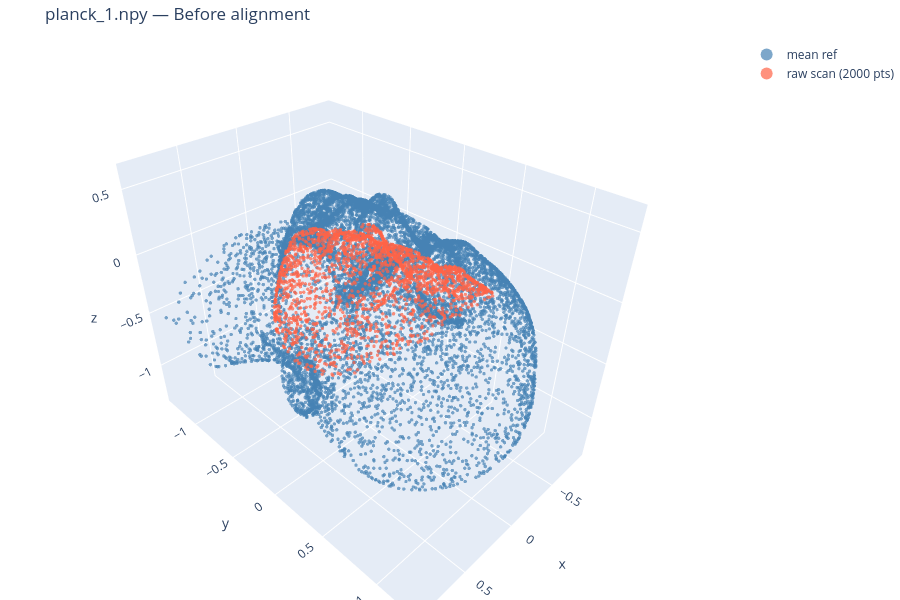
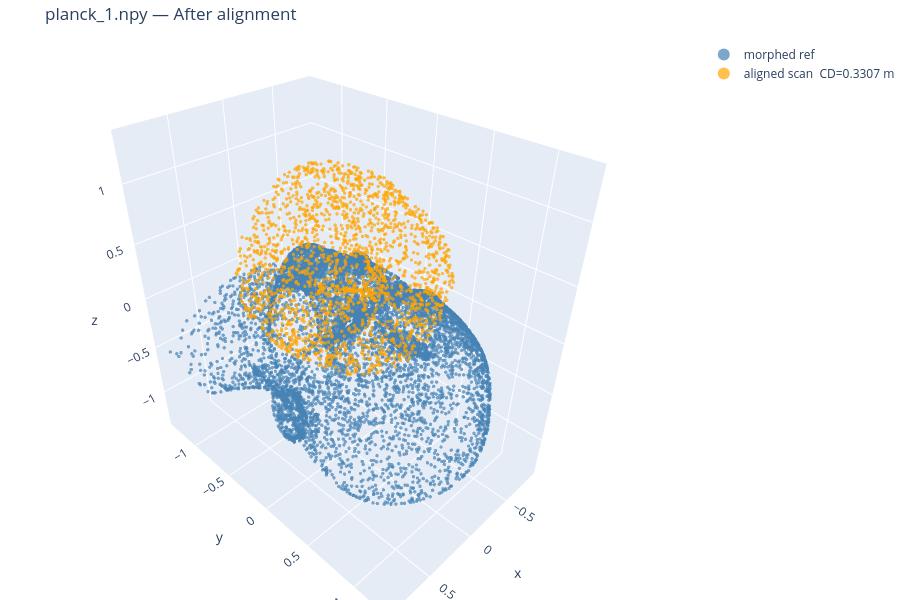
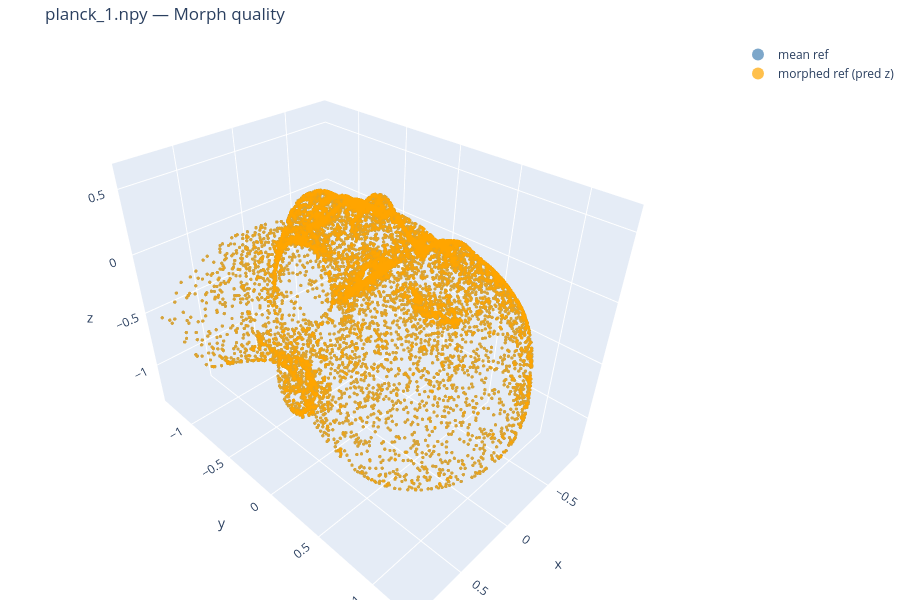

Notebook code for these charts, in order:
### Code cell
r = results.get(VIZ_SCAN)
assert r is not None,  f'{VIZ_SCAN!r} not found in results — check the name'
assert r['error'] is None, f'{VIZ_SCAN} failed inference: {r["error"]}'

cd = r['chamfer']
print(f'Visualising: {VIZ_SCAN}  ({r["n_src"]} pts)  CD={cd:.4f} m')

# ── Before alignment ──────────────────────────────────────────────────────────
show_pcd(
    [pcd_trace(r['mean_ref'], 'steelblue', 'mean ref'),
     pcd_trace(r['src_raw'],  'tomato',    f'raw scan ({r["n_src"]} pts)')],
    title=f'{VIZ_SCAN} — Before alignment',
)

# ── After alignment ───────────────────────────────────────────────────────────
show_pcd(
    [pcd_trace(r['morphed_ref'], 'steelblue', 'morphed ref'),
     pcd_trace(r['src_aligned'], 'orange',    f'aligned scan  CD={cd:.4f} m')],
    title=f'{VIZ_SCAN} — After alignment',
)

# ── Morph quality ─────────────────────────────────────────────────────────────
show_pcd(
    [pcd_trace(r['mean_ref'],    'steelblue', 'mean ref'),
     pcd_trace(r['morphed_ref'], 'orange',  'morphed ref (pred z)')],
    title=f'{VIZ_SCAN} — Morph quality',
)

### Figure 1 — Plotly figure (JSON) as saved in the notebook; plotly's stock layout.template omitted (floating-point values rounded to 4 significant figures; data arrays with more than 128 entries replaced by an {"elided": "..."} marker saying what was removed)
{"data": [{"marker": {"color": "steelblue", "opacity": 0.7, "size": 2}, "mode": "markers", "name": "mean ref", "type": "scatter3d", "x": {"elided": "10788 float values"}, "y": {"elided": "10788 float values"}, "z": {"elided": "10788 float values"}}, {"marker": {"color": "tomato", "opacity": 0.7, "size": 2}, "mode": "markers", "name": "raw scan (2000 pts)", "type": "scatter3d", "x": {"elided": "2000 float values"}, "y": {"elided": "2000 float values"}, "z": {"elided": "2000 float values"}}], "layout": {"height": 600, "legend": {"itemsizing": "constant"}, "margin": {"b": 0, "l": 0, "r": 0, "t": 40}, "scene": {"aspectmode": "data"}, "title": {"text": "planck_1.npy — Before alignment"}}}

### Figure 2 — Plotly figure (JSON) as saved in the notebook; plotly's stock layout.template omitted (floating-point values rounded to 4 significant figures; data arrays with more than 128 entries replaced by an {"elided": "..."} marker saying what was removed)
{"data": [{"marker": {"color": "steelblue", "opacity": 0.7, "size": 2}, "mode": "markers", "name": "morphed ref", "type": "scatter3d", "x": {"elided": "10788 float values"}, "y": {"elided": "10788 float values"}, "z": {"elided": "10788 float values"}}, {"marker": {"color": "orange", "opacity": 0.7, "size": 2}, "mode": "markers", "name": "aligned scan  CD=0.3307 m", "type": "scatter3d", "x": {"elided": "2000 float values"}, "y": {"elided": "2000 float values"}, "z": {"elided": "2000 float values"}}], "layout": {"height": 600, "legend": {"itemsizing": "constant"}, "margin": {"b": 0, "l": 0, "r": 0, "t": 40}, "scene": {"aspectmode": "data"}, "title": {"text": "planck_1.npy — After alignment"}}}

### Figure 3 — Plotly figure (JSON) as saved in the notebook; plotly's stock layout.template omitted (floating-point values rounded to 4 significant figures; data arrays with more than 128 entries replaced by an {"elided": "..."} marker saying what was removed)
{"data": [{"marker": {"color": "steelblue", "opacity": 0.7, "size": 2}, "mode": "markers", "name": "mean ref", "type": "scatter3d", "x": {"elided": "10788 float values"}, "y": {"elided": "10788 float values"}, "z": {"elided": "10788 float values"}}, {"marker": {"color": "orange", "opacity": 0.7, "size": 2}, "mode": "markers", "name": "morphed ref (pred z)", "type": "scatter3d", "x": {"elided": "10788 float values"}, "y": {"elided": "10788 float values"}, "z": {"elided": "10788 float values"}}], "layout": {"height": 600, "legend": {"itemsizing": "constant"}, "margin": {"b": 0, "l": 0, "r": 0, "t": 40}, "scene": {"aspectmode": "data"}, "title": {"text": "planck_1.npy — Morph quality"}}}
